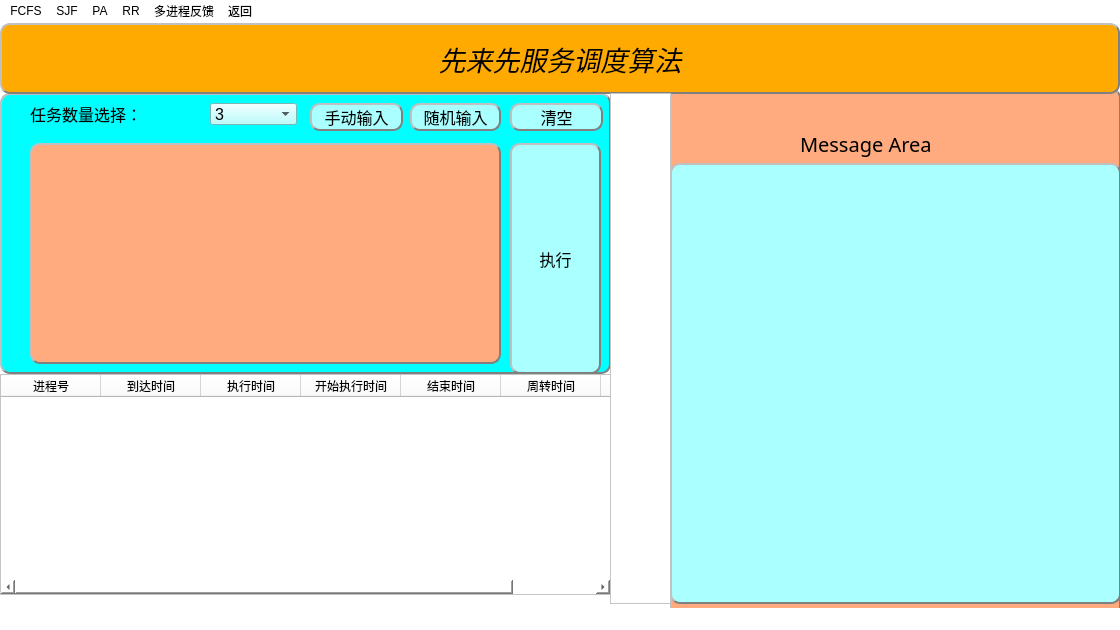
<?xml version="1.0" encoding="UTF-8"?>
<ui version="4.0">
 <class>jinchengdiaodusuanfa</class>
 <widget class="QMainWindow" name="jinchengdiaodusuanfa">
  <property name="geometry">
   <rect>
    <x>0</x>
    <y>0</y>
    <width>1120</width>
    <height>630</height>
   </rect>
  </property>
  <property name="minimumSize">
   <size>
    <width>800</width>
    <height>0</height>
   </size>
  </property>
  <property name="font">
   <font>
    <pointsize>18</pointsize>
   </font>
  </property>
  <property name="windowTitle">
   <string>进程调度算法</string>
  </property>
  <property name="styleSheet">
   <string notr="true">background-color: rgb(255, 255, 255);</string>
  </property>
  <widget class="QWidget" name="centralwidget">
   <widget class="QPushButton" name="pushButton">
    <property name="geometry">
     <rect>
      <x>310</x>
      <y>80</y>
      <width>93</width>
      <height>28</height>
     </rect>
    </property>
    <property name="font">
     <font>
      <pointsize>12</pointsize>
     </font>
    </property>
    <property name="styleSheet">
     <string notr="true">background-color: rgb(170, 255, 255);
color: black;   
border-radius: 10px;  border: 2px groove gray;
border-style: outset;
</string>
    </property>
    <property name="text">
     <string>手动输入</string>
    </property>
   </widget>
   <widget class="QPushButton" name="pushButton_2">
    <property name="geometry">
     <rect>
      <x>410</x>
      <y>80</y>
      <width>91</width>
      <height>28</height>
     </rect>
    </property>
    <property name="font">
     <font>
      <pointsize>12</pointsize>
     </font>
    </property>
    <property name="styleSheet">
     <string notr="true">background-color: rgb(170, 255, 255);
color: black;   
border-radius: 10px;  border: 2px groove gray;
border-style: outset;
</string>
    </property>
    <property name="text">
     <string>随机输入</string>
    </property>
   </widget>
   <widget class="QPushButton" name="pushButton_3">
    <property name="geometry">
     <rect>
      <x>510</x>
      <y>80</y>
      <width>93</width>
      <height>28</height>
     </rect>
    </property>
    <property name="font">
     <font>
      <pointsize>12</pointsize>
     </font>
    </property>
    <property name="styleSheet">
     <string notr="true">background-color: rgb(170, 255, 255);
color: black;   
border-radius: 10px;  border: 2px groove gray;
border-style: outset;
</string>
    </property>
    <property name="text">
     <string>清空</string>
    </property>
   </widget>
   <widget class="QPushButton" name="pushButton_4">
    <property name="geometry">
     <rect>
      <x>510</x>
      <y>120</y>
      <width>91</width>
      <height>231</height>
     </rect>
    </property>
    <property name="font">
     <font>
      <pointsize>12</pointsize>
     </font>
    </property>
    <property name="toolTip">
     <string>&lt;html&gt;&lt;head/&gt;&lt;body&gt;&lt;p&gt;156564&lt;/p&gt;&lt;/body&gt;&lt;/html&gt;</string>
    </property>
    <property name="styleSheet">
     <string notr="true">background-color: rgb(170, 255, 255);
border-radius: 10px;  border: 2px groove gray;
border-style: outset;

</string>
    </property>
    <property name="text">
     <string>执行</string>
    </property>
   </widget>
   <widget class="QComboBox" name="comboBox">
    <property name="geometry">
     <rect>
      <x>210</x>
      <y>80</y>
      <width>87</width>
      <height>22</height>
     </rect>
    </property>
    <property name="font">
     <font>
      <pointsize>12</pointsize>
     </font>
    </property>
    <property name="styleSheet">
     <string notr="true">background-color: rgb(170, 255, 255);</string>
    </property>
    <item>
     <property name="text">
      <string>3</string>
     </property>
    </item>
    <item>
     <property name="text">
      <string>4</string>
     </property>
    </item>
    <item>
     <property name="text">
      <string>5</string>
     </property>
    </item>
    <item>
     <property name="text">
      <string>6</string>
     </property>
    </item>
   </widget>
   <widget class="QLabel" name="label">
    <property name="geometry">
     <rect>
      <x>0</x>
      <y>0</y>
      <width>1120</width>
      <height>71</height>
     </rect>
    </property>
    <property name="sizePolicy">
     <sizepolicy hsizetype="Preferred" vsizetype="Preferred">
      <horstretch>0</horstretch>
      <verstretch>0</verstretch>
     </sizepolicy>
    </property>
    <property name="font">
     <font>
      <family>Calisto MT</family>
      <pointsize>20</pointsize>
      <weight>50</weight>
      <italic>true</italic>
      <bold>false</bold>
      <kerning>false</kerning>
     </font>
    </property>
    <property name="focusPolicy">
     <enum>Qt::NoFocus</enum>
    </property>
    <property name="layoutDirection">
     <enum>Qt::LeftToRight</enum>
    </property>
    <property name="styleSheet">
     <string notr="true">font: italic 20pt &quot;Calisto MT&quot;;
background-color: rgb(255, 170, 0);
color: black;   
border-radius: 10px;  border: 2px groove gray;
border-style: outset;

</string>
    </property>
    <property name="text">
     <string>先来先服务调度算法</string>
    </property>
    <property name="alignment">
     <set>Qt::AlignCenter</set>
    </property>
   </widget>
   <widget class="QTextBrowser" name="textBrowser">
    <property name="geometry">
     <rect>
      <x>670</x>
      <y>140</y>
      <width>451</width>
      <height>441</height>
     </rect>
    </property>
    <property name="styleSheet">
     <string notr="true">background-color: rgb(170, 255, 255);
color: black;   
border-radius: 10px;  border: 2px groove gray;
border-style: outset;
</string>
    </property>
   </widget>
   <widget class="QTextBrowser" name="textBrowser_2">
    <property name="geometry">
     <rect>
      <x>30</x>
      <y>120</y>
      <width>471</width>
      <height>221</height>
     </rect>
    </property>
    <property name="styleSheet">
     <string notr="true">background-color: rgb(255, 170, 127);
color: black;   
border-radius: 10px;  border: 2px groove gray;
border-style: outset;
</string>
    </property>
   </widget>
   <widget class="QTableWidget" name="tableWidget">
    <property name="geometry">
     <rect>
      <x>0</x>
      <y>351</y>
      <width>611</width>
      <height>221</height>
     </rect>
    </property>
    <property name="styleSheet">
     <string notr="true"/>
    </property>
    <column>
     <property name="text">
      <string>进程号</string>
     </property>
    </column>
    <column>
     <property name="text">
      <string>到达时间</string>
     </property>
    </column>
    <column>
     <property name="text">
      <string>执行时间</string>
     </property>
    </column>
    <column>
     <property name="text">
      <string>开始执行时间</string>
     </property>
    </column>
    <column>
     <property name="text">
      <string>结束时间</string>
     </property>
    </column>
    <column>
     <property name="text">
      <string>周转时间</string>
     </property>
    </column>
    <column>
     <property name="text">
      <string>带权周转时间</string>
     </property>
    </column>
   </widget>
   <widget class="QLabel" name="label_2">
    <property name="geometry">
     <rect>
      <x>800</x>
      <y>100</y>
      <width>231</width>
      <height>41</height>
     </rect>
    </property>
    <property name="font">
     <font>
      <family>Blackadder ITC</family>
      <pointsize>15</pointsize>
      <weight>50</weight>
      <italic>false</italic>
      <bold>false</bold>
     </font>
    </property>
    <property name="styleSheet">
     <string notr="true">font: 15pt &quot;Blackadder ITC&quot;;
background-color: rgb(255, 255, 255, 0);</string>
    </property>
    <property name="text">
     <string>Message Area</string>
    </property>
   </widget>
   <widget class="QLabel" name="label_3">
    <property name="geometry">
     <rect>
      <x>30</x>
      <y>75</y>
      <width>161</width>
      <height>31</height>
     </rect>
    </property>
    <property name="font">
     <font>
      <pointsize>12</pointsize>
     </font>
    </property>
    <property name="styleSheet">
     <string notr="true">
background-color: rgb(255, 255, 255, 0);</string>
    </property>
    <property name="text">
     <string>任务数量选择：</string>
    </property>
   </widget>
   <widget class="QLabel" name="label_4">
    <property name="geometry">
     <rect>
      <x>0</x>
      <y>70</y>
      <width>611</width>
      <height>281</height>
     </rect>
    </property>
    <property name="styleSheet">
     <string notr="true">border-radius: 10px;  border: 2px groove gray;
border-style: outset;background-color: rgb(0, 255, 255);</string>
    </property>
    <property name="text">
     <string/>
    </property>
   </widget>
   <widget class="QLabel" name="label_5">
    <property name="geometry">
     <rect>
      <x>670</x>
      <y>65</y>
      <width>451</width>
      <height>531</height>
     </rect>
    </property>
    <property name="styleSheet">
     <string notr="true">border-radius: 10px;  border: 2px groove gray;
border-style: outset;background-color: rgb(255, 170, 127);</string>
    </property>
    <property name="text">
     <string/>
    </property>
   </widget>
   <widget class="QGraphicsView" name="graphicsView">
    <property name="geometry">
     <rect>
      <x>610</x>
      <y>70</y>
      <width>61</width>
      <height>511</height>
     </rect>
    </property>
    <property name="styleSheet">
     <string notr="true">background-image: url(:/112/999.png);</string>
    </property>
   </widget>
   <zorder>label_5</zorder>
   <zorder>label_4</zorder>
   <zorder>pushButton</zorder>
   <zorder>pushButton_2</zorder>
   <zorder>pushButton_3</zorder>
   <zorder>comboBox</zorder>
   <zorder>label</zorder>
   <zorder>textBrowser</zorder>
   <zorder>textBrowser_2</zorder>
   <zorder>tableWidget</zorder>
   <zorder>label_2</zorder>
   <zorder>label_3</zorder>
   <zorder>pushButton_4</zorder>
   <zorder>graphicsView</zorder>
  </widget>
  <widget class="QStatusBar" name="statusbar"/>
  <widget class="QMenuBar" name="menuBar">
   <property name="geometry">
    <rect>
     <x>0</x>
     <y>0</y>
     <width>1120</width>
     <height>26</height>
    </rect>
   </property>
   <widget class="QMenu" name="menuFCFS">
    <property name="title">
     <string>FCFS</string>
    </property>
   </widget>
   <widget class="QMenu" name="menuSJF">
    <property name="title">
     <string>SJF</string>
    </property>
   </widget>
   <widget class="QMenu" name="menuPA">
    <property name="title">
     <string>PA</string>
    </property>
   </widget>
   <widget class="QMenu" name="menuRR">
    <property name="title">
     <string>RR</string>
    </property>
   </widget>
   <widget class="QMenu" name="menu">
    <property name="title">
     <string>多进程反馈</string>
    </property>
   </widget>
   <widget class="QMenu" name="menu_2">
    <property name="title">
     <string>返回</string>
    </property>
   </widget>
   <addaction name="menuFCFS"/>
   <addaction name="menuSJF"/>
   <addaction name="menuPA"/>
   <addaction name="menuRR"/>
   <addaction name="menu"/>
   <addaction name="menu_2"/>
  </widget>
 </widget>
 <resources>
  <include location="1.I0NU.qrc"/>
  <include location="111.qrc"/>
 </resources>
 <connections/>
</ui>
